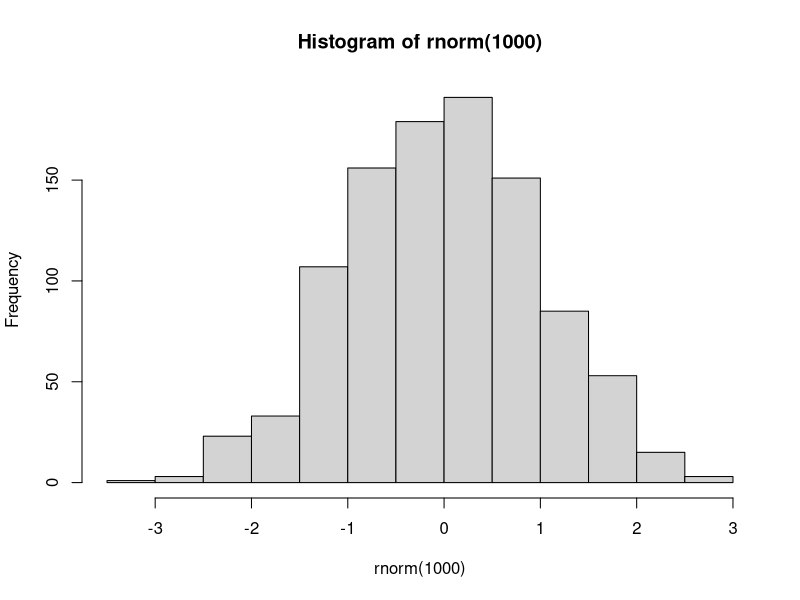
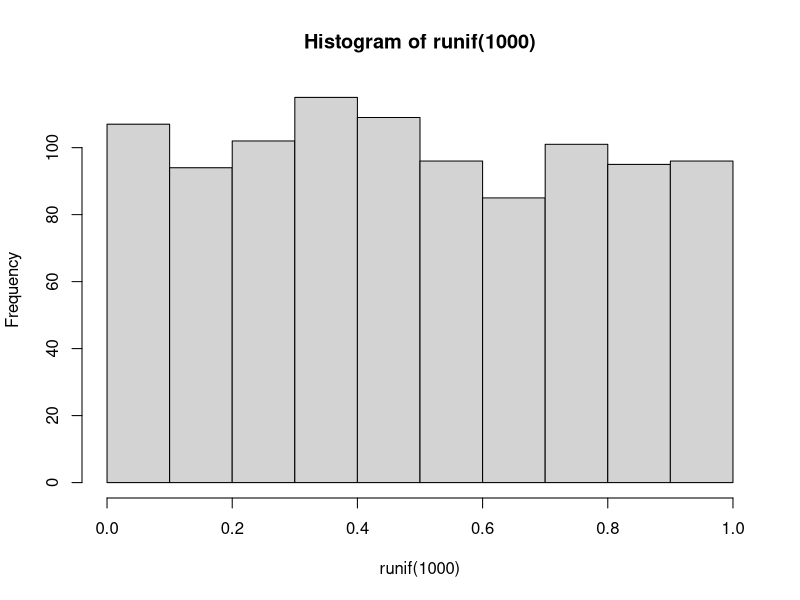
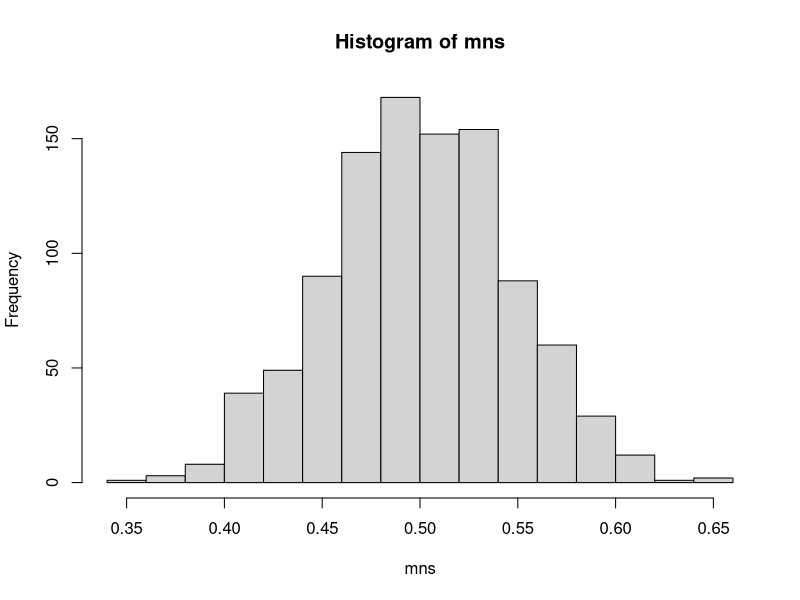
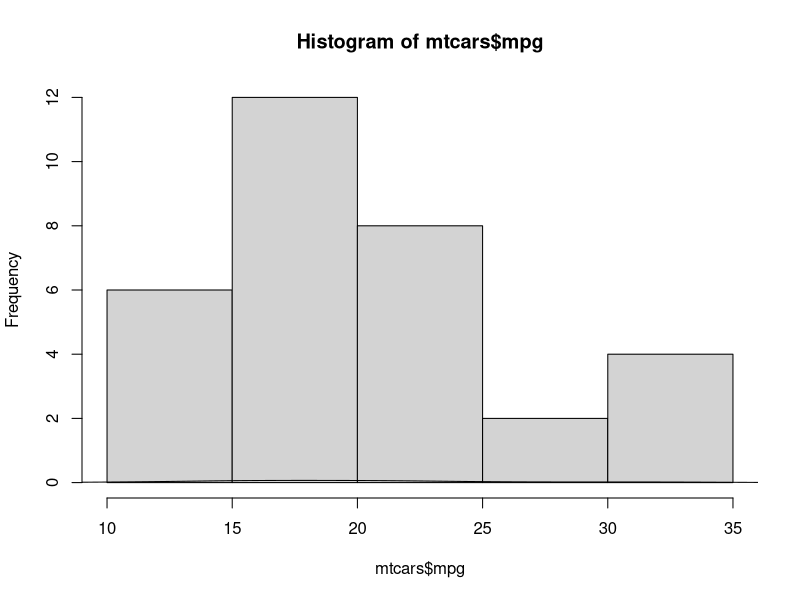

Generate these figures, in order, with R:
# Course project

# Part 1
hist(rnorm(1000))

hist(runif(1000))

mns = NULL
for (i in 1 : 1000) mns = c(mns, mean(runif(40)))
hist(mns)


hist(mtcars$mpg)
lines(density(mtcars$mpg))
